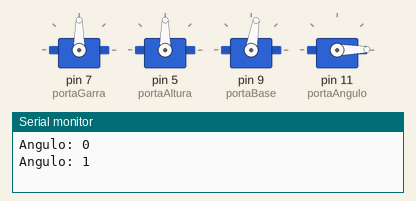
Recording of a sketch running on a simulated Arduino Uno, built with avr-gcc and run on an emulated ATmega328P. Shown: 4 × servo, the last lines printed to the serial monitor.

Above: at 0.05 s.
At 0.9 s:
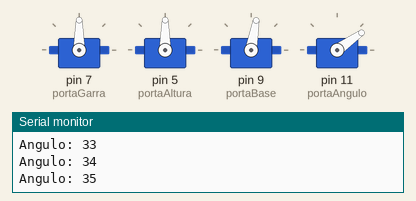
At 1.8 s:
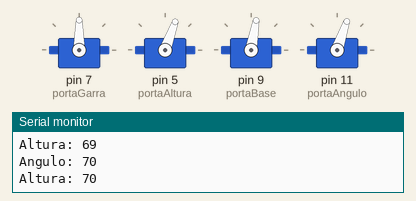
At 4.3 s:
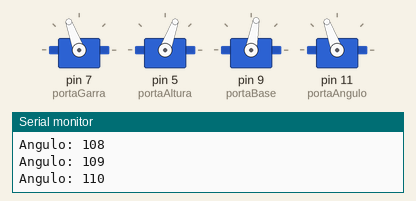
At 6.8 s:
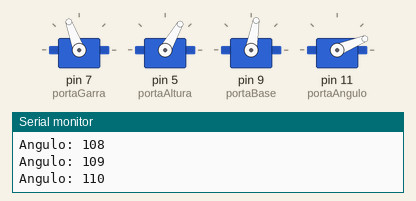
At 11.8 s:
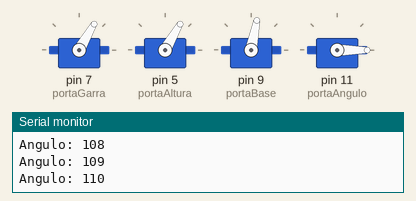
Timing chart, 0 to 15.4 s (numbered marks = the images above):
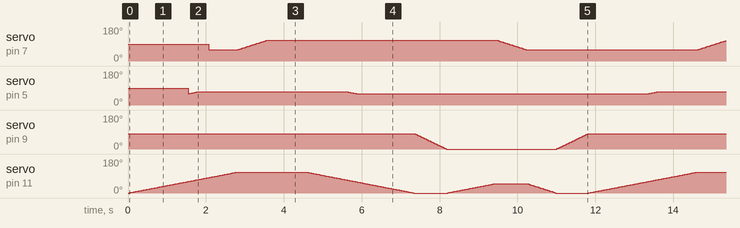

Measured:
- by itself, servo on pin 5 (portaAltura): repeats every 11.8 s: 61° 0.03 s, 62° 0.03 s, 63° 0.03 s, 64° 0.03 s, 65° 0.03 s, 66° 0.03 s, 67° 0.03 s, 68° 0.03 s, 69° 0.03 s, 70° 3.8 s, 69° 0.03 s, 68° 0.03 s, 67° 0.03 s, 66° 0.03 s, 65° 0.03 s, 64° 0.03 s, 63° 0.03 s, 62° 0.03 s, 61° 0.03 s, 60° 7.5 s

The sketch:

servoteste.ino
```cpp
#include <Servo.h>

#define portaAltura 5
#define portaGarra 7
#define portaBase 9
#define portaAngulo 11

Servo garra, altura, base, angulo;

int confirma = 0;

void setup() {
  Serial.begin(9600);
  garra.attach(portaGarra);
  altura.attach(portaAltura);
  base.attach(portaBase);
  angulo.attach(portaAngulo);

}

void loop() {

  if(confirma == 0){
    base.write(80);
  }
  for(int pos = 0; pos <= 110; pos++){
    angulo.write(pos);
    Serial.print("Angulo: ");
    Serial.println(pos);
    delay(25);
    if (pos >= 60 && pos <= 70){
      altura.write(pos);
      Serial.print("Altura: ");
      Serial.println(pos);
    }
    if(pos > 80) {
      garra.write(60);
    }
  }
  for(int pos = 60; pos <= 110; pos++) {
    garra.write(pos);
    delay(15);
  }


  delay(1000);

  for(int pos = 110; pos >= 0; pos--){
    angulo.write(pos);
    delay(25);
    if (pos >= 60 && pos <= 70){
      altura.write(pos);
    }
  }

  for(int pos = 80; pos >= 0; pos--) {
    base.write(pos);
    delay(10);
  }

  for (int pos = 0; pos <= 50; pos++) {
    angulo.write(pos);
    delay(25);
  }

  for(int pos = 110; pos >= 60; pos--) {
    garra.write(pos);
    delay(15);
  }

  for(int pos = 50; pos >= 0; pos--) {
    angulo.write(pos);
    delay(15);
  }

  for(int pos = 0; pos <= 80; pos++) {
    base.write(pos);
    delay(10);
  }
  confirma = 1;
}
```
